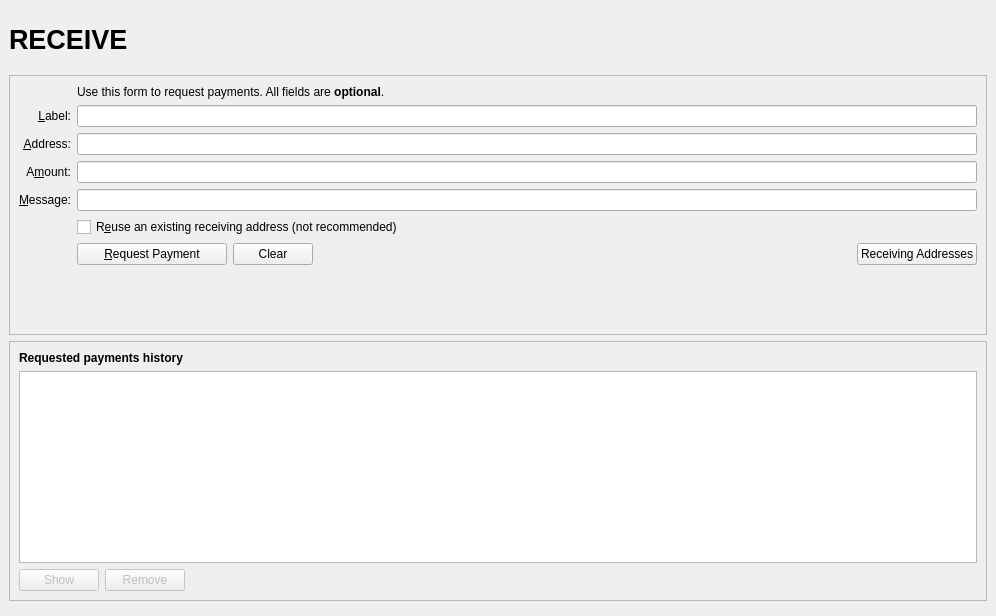
<?xml version="1.0" encoding="UTF-8"?>
<ui version="4.0">
 <class>ReceiveCoinsDialog</class>
 <widget class="QWidget" name="ReceiveCoinsDialog">
  <property name="geometry">
   <rect>
    <x>0</x>
    <y>0</y>
    <width>996</width>
    <height>616</height>
   </rect>
  </property>
  <layout class="QVBoxLayout" name="verticalLayout" stretch="0">
   <property name="leftMargin">
    <number>0</number>
   </property>
   <property name="topMargin">
    <number>0</number>
   </property>
   <property name="rightMargin">
    <number>0</number>
   </property>
   <property name="bottomMargin">
    <number>0</number>
   </property>
   <item>
    <widget class="QFrame" name="frame_BG">
     <layout class="QVBoxLayout" name="verticalLayout_Master" stretch="0,1">
      <property name="spacing">
       <number>0</number>
      </property>
      <item>
       <widget class="QFrame" name="frame_Header">
        <layout class="QVBoxLayout" name="verticalLayout_8">
         <property name="leftMargin">
          <number>0</number>
         </property>
         <property name="topMargin">
          <number>0</number>
         </property>
         <property name="rightMargin">
          <number>0</number>
         </property>
         <property name="bottomMargin">
          <number>0</number>
         </property>
         <item>
          <layout class="QHBoxLayout" name="horizontalLayout_Header" stretch="1,0,1">
           <item>
            <widget class="QLabel" name="labelOverviewHeaderLeft">
             <property name="minimumSize">
              <size>
               <width>464</width>
               <height>60</height>
              </size>
             </property>
             <property name="maximumSize">
              <size>
               <width>16777215</width>
               <height>60</height>
              </size>
             </property>
             <property name="font">
              <font>
               <pointsize>20</pointsize>
               <weight>75</weight>
               <bold>true</bold>
              </font>
             </property>
             <property name="text">
              <string>RECEIVE</string>
             </property>
            </widget>
           </item>
           <item>
            <spacer name="horizontalSpacer_3">
             <property name="orientation">
              <enum>Qt::Horizontal</enum>
             </property>
             <property name="sizeHint" stdset="0">
              <size>
               <width>40</width>
               <height>20</height>
              </size>
             </property>
            </spacer>
           </item>
           <item>
            <widget class="QLabel" name="labelOverviewHeaderRight">
             <property name="minimumSize">
              <size>
               <width>464</width>
               <height>60</height>
              </size>
             </property>
             <property name="maximumSize">
              <size>
               <width>16777215</width>
               <height>60</height>
              </size>
             </property>
             <property name="font">
              <font>
               <pointsize>14</pointsize>
              </font>
             </property>
             <property name="text">
              <string/>
             </property>
             <property name="alignment">
              <set>Qt::AlignRight|Qt::AlignTrailing|Qt::AlignVCenter</set>
             </property>
            </widget>
           </item>
          </layout>
         </item>
        </layout>
       </widget>
      </item>
      <item>
       <widget class="QFrame" name="frame_BG_Content">
        <layout class="QVBoxLayout" name="verticalLayout_5">
         <property name="leftMargin">
          <number>0</number>
         </property>
         <property name="topMargin">
          <number>6</number>
         </property>
         <property name="rightMargin">
          <number>0</number>
         </property>
         <property name="bottomMargin">
          <number>6</number>
         </property>
         <item>
          <widget class="QFrame" name="frame2">
           <property name="sizePolicy">
            <sizepolicy hsizetype="Preferred" vsizetype="Expanding">
             <horstretch>0</horstretch>
             <verstretch>0</verstretch>
            </sizepolicy>
           </property>
           <property name="frameShape">
            <enum>QFrame::StyledPanel</enum>
           </property>
           <property name="frameShadow">
            <enum>QFrame::Sunken</enum>
           </property>
           <layout class="QVBoxLayout" name="verticalLayout_3">
            <item>
             <layout class="QGridLayout" name="gridLayout">
              <item row="2" column="2">
               <widget class="QLabel" name="label_5">
                <property name="text">
                 <string>Use this form to request payments. All fields are &lt;b&gt;optional&lt;/b&gt;.</string>
                </property>
               </widget>
              </item>
              <item row="4" column="0">
               <widget class="QLabel" name="label_2">
                <property name="toolTip">
                 <string>An optional label to associate with the new receiving address.</string>
                </property>
                <property name="text">
                 <string>&amp;Label:</string>
                </property>
                <property name="alignment">
                 <set>Qt::AlignRight|Qt::AlignTrailing|Qt::AlignVCenter</set>
                </property>
                <property name="buddy">
                 <cstring>reqLabel</cstring>
                </property>
               </widget>
              </item>
              <item row="4" column="2">
               <widget class="QLineEdit" name="reqLabel">
                <property name="toolTip">
                 <string>An optional label to associate with the new receiving address.</string>
                </property>
               </widget>
              </item>
              <item row="5" column="0">
               <widget class="QLabel" name="label">
                <property name="toolTip">
                 <string>Your receiving address. You can copy and use it to receive coins on this wallet. A new one will be generated once it is used.</string>
                </property>
                <property name="text">
                 <string>&amp;Address:</string>
                </property>
                <property name="alignment">
                 <set>Qt::AlignRight|Qt::AlignTrailing|Qt::AlignVCenter</set>
                </property>
                <property name="buddy">
                 <cstring>reqAddress</cstring>
                </property>
               </widget>
              </item>
              <item row="5" column="2">
               <widget class="QLineEdit" name="reqAddress">
                <property name="minimumSize">
                 <size>
                  <width>80</width>
                  <height>0</height>
                 </size>
                </property>
                <property name="toolTip">
                 <string>Your receiving address. You can copy and use it to receive coins on this wallet. A new one will be generated once it is used.</string>
                </property>
                <property name="readOnly">
                 <bool>true</bool>
                </property>
               </widget>
              </item>
              <item row="6" column="0">
               <widget class="QLabel" name="label">
                <property name="toolTip">
                 <string>An optional amount to request. Leave this empty or zero to not request a specific amount.</string>
                </property>
                <property name="text">
                 <string>A&amp;mount:</string>
                </property>
                <property name="alignment">
                 <set>Qt::AlignRight|Qt::AlignTrailing|Qt::AlignVCenter</set>
                </property>
                <property name="buddy">
                 <cstring>reqAmount</cstring>
                </property>
               </widget>
              </item>
              <item row="6" column="2">
               <widget class="BitcoinAmountField" name="reqAmount">
                <property name="minimumSize">
                 <size>
                  <width>80</width>
                  <height>0</height>
                 </size>
                </property>
                <property name="toolTip">
                 <string>An optional amount to request. Leave this empty or zero to not request a specific amount.</string>
                </property>
               </widget>
              </item>
              <item row="7" column="0">
               <widget class="QLabel" name="label_3">
                <property name="toolTip">
                 <string>An optional message to attach to the payment request, which will be displayed when the request is opened. Note: The message will not be sent with the payment over the OTH network.</string>
                </property>
                <property name="text">
                 <string>&amp;Message:</string>
                </property>
                <property name="alignment">
                 <set>Qt::AlignRight|Qt::AlignTrailing|Qt::AlignVCenter</set>
                </property>
                <property name="buddy">
                 <cstring>reqMessage</cstring>
                </property>
               </widget>
              </item>
              <item row="7" column="2">
               <widget class="QLineEdit" name="reqMessage">
                <property name="toolTip">
                 <string>An optional message to attach to the payment request, which will be displayed when the request is opened.&lt;br&gt;Note: The message will not be sent with the payment over the OTH network.</string>
                </property>
               </widget>
              </item>
              <item row="8" column="0">
               <widget class="QLabel" name="label_4">
                <property name="text">
                 <string/>
                </property>
               </widget>
              </item>
              <item row="8" column="2">
               <widget class="QCheckBox" name="reuseAddress">
                <property name="toolTip">
                 <string>Reuse one of the previously used receiving addresses.&lt;br&gt;Reusing addresses has security and privacy issues.&lt;br&gt;Do not use this unless re-generating a payment request made before.</string>
                </property>
                <property name="text">
                 <string>R&amp;euse an existing receiving address (not recommended)</string>
                </property>
               </widget>
              </item>
              <item row="9" column="0">
               <widget class="QLabel" name="label_7">
                <property name="text">
                 <string/>
                </property>
               </widget>
              </item>
              <item row="9" column="2">
               <layout class="QHBoxLayout" name="horizontalLayout">
                <item>
                 <widget class="QPushButton" name="receiveButton">
                  <property name="minimumSize">
                   <size>
                    <width>150</width>
                    <height>0</height>
                   </size>
                  </property>
                  <property name="text">
                   <string>&amp;Request Payment</string>
                  </property>
                  <property name="icon">
                   <iconset resource="../othila.qrc">
                    <normaloff>:/icons/receiving_addresses</normaloff>:/icons/receiving_addresses</iconset>
                  </property>
                 </widget>
                </item>
                <item>
                 <widget class="QPushButton" name="clearButton">
                  <property name="sizePolicy">
                   <sizepolicy hsizetype="Minimum" vsizetype="Fixed">
                    <horstretch>0</horstretch>
                    <verstretch>0</verstretch>
                   </sizepolicy>
                  </property>
                  <property name="toolTip">
                   <string>Clear all fields of the form.</string>
                  </property>
                  <property name="text">
                   <string>Clear</string>
                  </property>
                  <property name="icon">
                   <iconset resource="../othila.qrc">
                    <normaloff>:/icons/remove</normaloff>:/icons/remove</iconset>
                  </property>
                  <property name="autoDefault">
                   <bool>false</bool>
                  </property>
                 </widget>
                </item>
                <item>
                 <spacer name="horizontalSpacer">
                  <property name="orientation">
                   <enum>Qt::Horizontal</enum>
                  </property>
                  <property name="sizeHint" stdset="0">
                   <size>
                    <width>40</width>
                    <height>20</height>
                   </size>
                  </property>
                 </spacer>
                </item>
                <item>
                 <widget class="QPushButton" name="receivingAddressesButton">
                  <property name="text">
                   <string>Receiving Addresses</string>
                  </property>
                  <property name="icon">
                   <iconset resource="../othila.qrc">
                    <normaloff>:/icons/address-book</normaloff>:/icons/address-book</iconset>
                  </property>
                  <property name="autoDefault">
                   <bool>false</bool>
                  </property>
                 </widget>
                </item>
               </layout>
              </item>
              <item row="10" column="2">
               <spacer name="verticalSpacer">
                <property name="orientation">
                 <enum>Qt::Vertical</enum>
                </property>
                <property name="sizeHint" stdset="0">
                 <size>
                  <width>20</width>
                  <height>40</height>
                 </size>
                </property>
               </spacer>
              </item>
             </layout>
            </item>
           </layout>
          </widget>
         </item>
         <item>
          <widget class="QFrame" name="frame">
           <property name="sizePolicy">
            <sizepolicy hsizetype="Preferred" vsizetype="Expanding">
             <horstretch>0</horstretch>
             <verstretch>0</verstretch>
            </sizepolicy>
           </property>
           <property name="frameShape">
            <enum>QFrame::StyledPanel</enum>
           </property>
           <property name="frameShadow">
            <enum>QFrame::Raised</enum>
           </property>
           <layout class="QVBoxLayout" name="verticalLayout_2">
            <item>
             <widget class="QLabel" name="label_6">
              <property name="font">
               <font>
                <weight>75</weight>
                <bold>true</bold>
               </font>
              </property>
              <property name="text">
               <string>Requested payments history</string>
              </property>
             </widget>
            </item>
            <item>
             <widget class="QTableView" name="recentRequestsView">
              <property name="palette">
               <palette>
                <active>
                 <colorrole role="Text">
                  <brush brushstyle="SolidPattern">
                   <color alpha="255">
                    <red>51</red>
                    <green>51</green>
                    <blue>51</blue>
                   </color>
                  </brush>
                 </colorrole>
                 <colorrole role="PlaceholderText">
                  <brush brushstyle="NoBrush">
                   <color alpha="128">
                    <red>51</red>
                    <green>51</green>
                    <blue>51</blue>
                   </color>
                  </brush>
                 </colorrole>
                </active>
                <inactive>
                 <colorrole role="Text">
                  <brush brushstyle="SolidPattern">
                   <color alpha="255">
                    <red>51</red>
                    <green>51</green>
                    <blue>51</blue>
                   </color>
                  </brush>
                 </colorrole>
                 <colorrole role="PlaceholderText">
                  <brush brushstyle="NoBrush">
                   <color alpha="128">
                    <red>51</red>
                    <green>51</green>
                    <blue>51</blue>
                   </color>
                  </brush>
                 </colorrole>
                </inactive>
                <disabled>
                 <colorrole role="Text">
                  <brush brushstyle="SolidPattern">
                   <color alpha="255">
                    <red>85</red>
                    <green>85</green>
                    <blue>85</blue>
                   </color>
                  </brush>
                 </colorrole>
                 <colorrole role="PlaceholderText">
                  <brush brushstyle="NoBrush">
                   <color alpha="128">
                    <red>51</red>
                    <green>51</green>
                    <blue>51</blue>
                   </color>
                  </brush>
                 </colorrole>
                </disabled>
               </palette>
              </property>
              <property name="contextMenuPolicy">
               <enum>Qt::CustomContextMenu</enum>
              </property>
              <property name="tabKeyNavigation">
               <bool>false</bool>
              </property>
              <property name="sortingEnabled">
               <bool>true</bool>
              </property>
             </widget>
            </item>
            <item>
             <layout class="QHBoxLayout" name="horizontalLayout_2">
              <item>
               <widget class="QPushButton" name="showRequestButton">
                <property name="enabled">
                 <bool>false</bool>
                </property>
                <property name="toolTip">
                 <string>Show the selected request (does the same as double clicking an entry)</string>
                </property>
                <property name="text">
                 <string>Show</string>
                </property>
                <property name="icon">
                 <iconset resource="../othila.qrc">
                  <normaloff>:/icons/edit</normaloff>:/icons/edit</iconset>
                </property>
                <property name="autoDefault">
                 <bool>false</bool>
                </property>
               </widget>
              </item>
              <item>
               <widget class="QPushButton" name="removeRequestButton">
                <property name="enabled">
                 <bool>false</bool>
                </property>
                <property name="toolTip">
                 <string>Remove the selected entries from the list</string>
                </property>
                <property name="text">
                 <string>Remove</string>
                </property>
                <property name="icon">
                 <iconset resource="../othila.qrc">
                  <normaloff>:/icons/remove</normaloff>:/icons/remove</iconset>
                </property>
                <property name="autoDefault">
                 <bool>false</bool>
                </property>
               </widget>
              </item>
              <item>
               <spacer name="horizontalSpacer_2">
                <property name="orientation">
                 <enum>Qt::Horizontal</enum>
                </property>
                <property name="sizeHint" stdset="0">
                 <size>
                  <width>40</width>
                  <height>20</height>
                 </size>
                </property>
               </spacer>
              </item>
             </layout>
            </item>
           </layout>
          </widget>
         </item>
        </layout>
       </widget>
      </item>
     </layout>
    </widget>
   </item>
  </layout>
 </widget>
 <customwidgets>
  <customwidget>
   <class>BitcoinAmountField</class>
   <extends>QLineEdit</extends>
   <header>bitcoinamountfield.h</header>
   <container>1</container>
  </customwidget>
 </customwidgets>
 <tabstops>
  <tabstop>reqLabel</tabstop>
  <tabstop>reqAddress</tabstop>
  <tabstop>reqAmount</tabstop>
  <tabstop>reqMessage</tabstop>
  <tabstop>reuseAddress</tabstop>
  <tabstop>receiveButton</tabstop>
  <tabstop>clearButton</tabstop>
  <tabstop>recentRequestsView</tabstop>
  <tabstop>showRequestButton</tabstop>
  <tabstop>removeRequestButton</tabstop>
 </tabstops>
 <resources>
  <include location="../othila.qrc"/>
 </resources>
 <connections/>
</ui>
